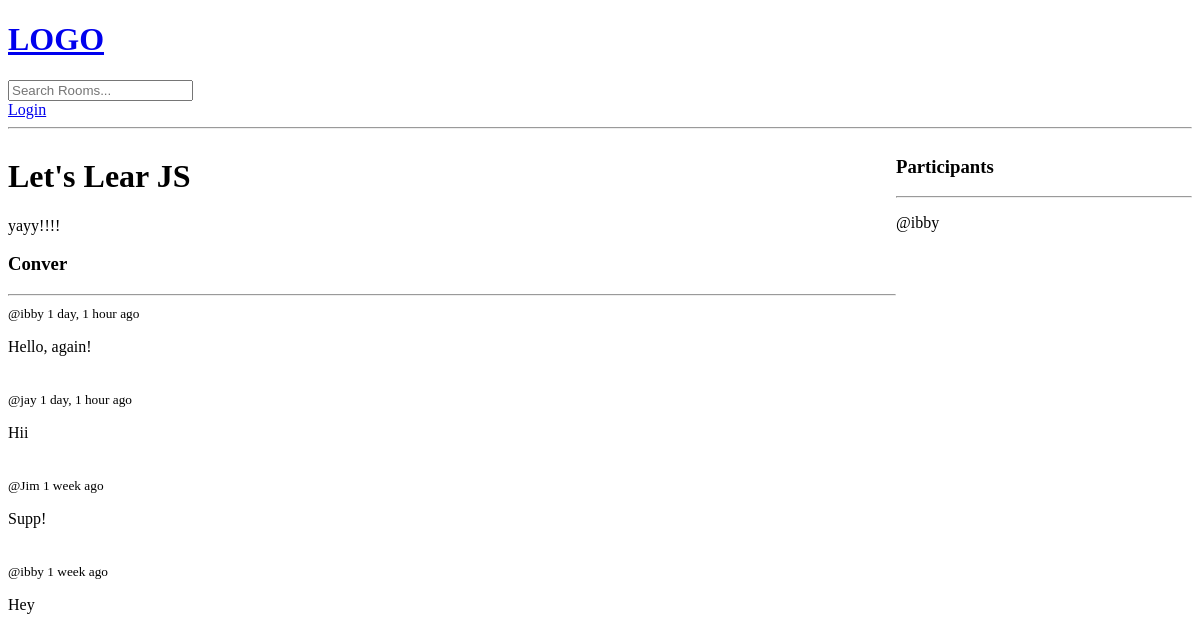
Page /room/1/ on the earlier database version.
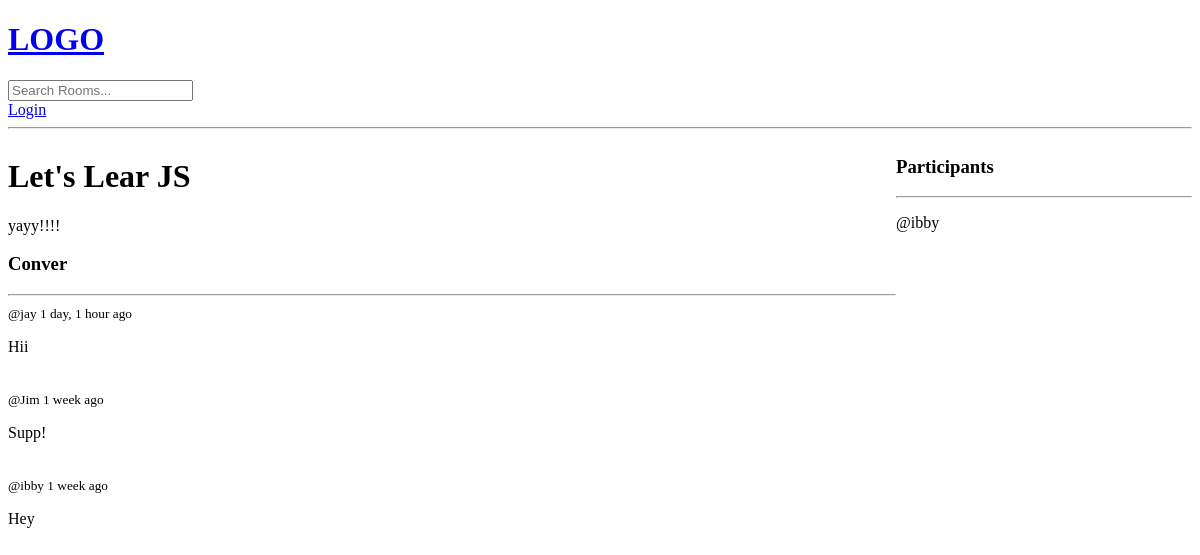
Same page on the later database version.
### base/models.py (models this page shows)
class Message(models.Model):
    user = models.ForeignKey(User, on_delete=models.CASCADE)
    room = models.ForeignKey(Room, on_delete=models.CASCADE)
    body = models.TextField()
    updated = models.DateTimeField(auto_now=True)
    created = models.DateTimeField(auto_now_add=True)

### base/views.py (the view, shortened to what this page needs)
# urls.py: path('room/<str:pk>/', views.room, name='room'),
def room(request, pk):
    room = Room.objects.get(id=pk)
    room_messages = room.message_set.all().order_by('-created')
    participants = room.participants.all()
    context = {'room': room, 'room_messages': room_messages, "participants": participants}
    return render(request, 'base/room.html', context)

### base/templates/base/room.html (shortened to what this page needs)
{% extends 'main.html'%} {% block content %}
<div class="room-caontainer">
  <div>
    <h1>{{room.name}}</h1>
    <p>{{room.description}}</p>
    <div class="comment-wrapper">
      <h3>Conver</h3>
      <hr />
      {% for message in room_messages %}
      <div>
        <small>@{{message.user}} {{message.created | timesince }} ago </small>
        <p>{{message.body}}</p>
        <br />
      </div>
      {% endfor %}
    </div>
  </div>
  <div>
    <h3>Participants</h3>
    <hr>
    {% for user in participants %}
    <p>@{{user.username}}</p>
    {% endfor %}
  </div>
</div>
{% endblock content%}

Differences in the rows shown:
removed Message: user "ibby", created "1 day, 1 hour", body "Hello, again!"
